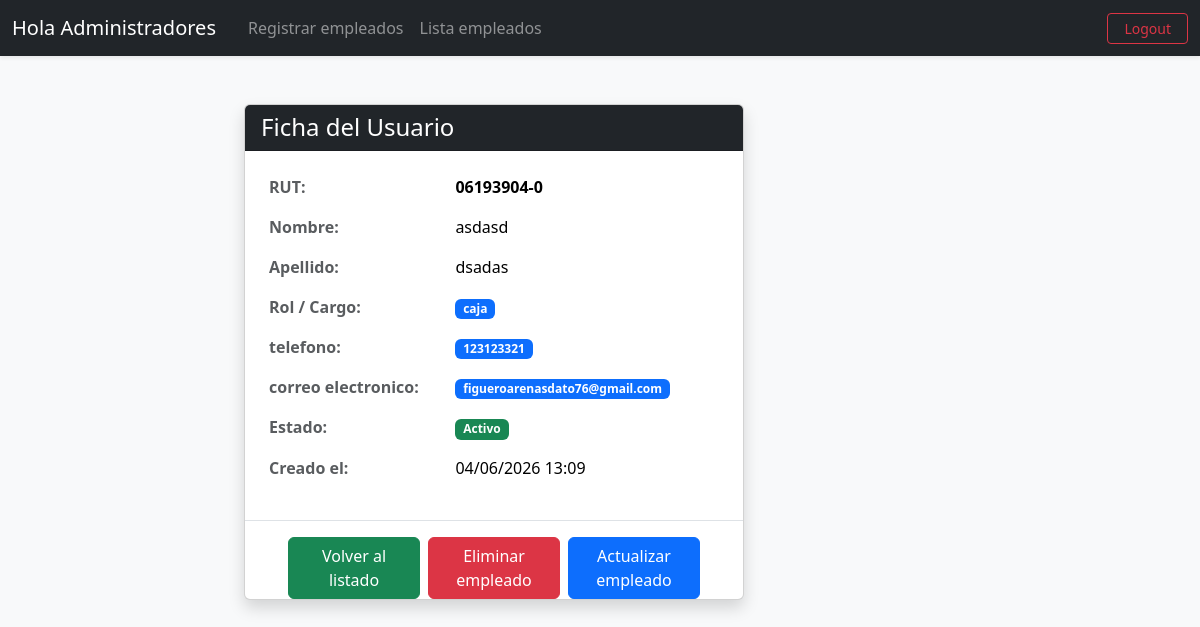
Screenshot of /usuario/14/ (signed in) with the database file from the repository.
### reciclaje/models.py (models this page shows, shortened)
class Usuario(models.Model):
    user = models.OneToOneField(User, on_delete=models.CASCADE)
    rut = models.CharField(max_length=12, unique=True)
    nombre = models.CharField(max_length=100)
    apellido = models.CharField(max_length=100)
    password = models.CharField(max_length=255)
    activo = models.BooleanField(default=True)
    id_rol = models.ForeignKey(
        Rol,
        on_delete=models.PROTECT,
        blank=True,
        null=True,
    )
    telefono = models.CharField(max_length=15, null=True, blank=True, verbose_name="Número Telefónico")
    correo = models.EmailField(max_length=254, null=True, blank=True, verbose_name="Correo Electrónico")
    fecha_creacion = models.DateTimeField(auto_now_add=True)
    def __init__(self, *args, **kwargs):
        super().__init__(*args, **kwargs)

class Rol(models.Model):
    nombre_rol = models.CharField(max_length=50)
    def __str__(self):
        return self.nombre_rol

### reciclaje/views.py (the view)
# urls.py: path('usuario/<int:pk>/', detalle_usuario, name='detalle_empleados'),
@staff_member_required
def detalle_usuario(request, pk):
    usuario = get_object_or_404(Usuario, pk=pk)
    return render(request, 'reciclaje/admin/detalle_empleados.html', {'usuario': usuario})

### reciclaje/templates/reciclaje/admin/detalle_empleados.html
{% extends "reciclaje/vistadm.html" %}
{% block content %}
<div class="container mt-4">
    <div class="card shadow" style="max-width: 500px;">
        <div class="card-header bg-dark text-white">
            <h4 class="mb-0">Ficha del Usuario</h4>
        </div>
        <div class="card-body">
            <table class="table table-borderless">
                <tr>
                    <th scope="row" class="text-muted" style="width: 40%;">RUT:</th>
                    <td><strong>{{ usuario.rut }}</strong></td>
                </tr>
                <tr>
                    <th scope="row" class="text-muted">Nombre:</th>
                    <td>{{ usuario.nombre }}</td>
                </tr>
                <tr>
                    <th scope="row" class="text-muted">Apellido:</th>
                    <td>{{ usuario.apellido }}</td>
                </tr>
                <tr>
                    <th scope="row" class="text-muted">Rol / Cargo:</th>
                    <td><span class="badge bg-primary">{{ usuario.id_rol }}</span></td>
                </tr>
                <tr>
                    <th scope="row" class="text-muted">telefono:</th>
                    <td><span class="badge bg-primary">{{ usuario.telefono }}</span></td>
                </tr>
                <tr>
                    <th scope="row" class="text-muted">correo electronico:</th>
                    <td><span class="badge bg-primary">{{ usuario.correo }}</span></td>
                </tr>
                <tr>
                    <th scope="row" class="text-muted">Estado:</th>
                    <td>
                        {% if usuario.user.is_active %}
                            <span class="badge bg-success">Activo</span>
                        {% else %}
                            <span class="badge bg-danger">Inactivo</span>
                        {% endif %}
                    </td>
                </tr>
                <tr>
                    <th scope="row" class="text-muted">Creado el:</th>
                    <td>{{ usuario.fecha_creacion|date:"d/m/Y H:i" }}</td>
                </tr>
            </table>
        </div>
        <div class="d-flex justify-content-center align-items-center gap-2 pt-3 border-top">
            <a href="{% url 'vistaepds' %}" class="btn btn-success px-3" style="width: 132px;">Volver al listado</a>
            <a href="{% url 'eliminar_empleado' usuario.pk %}" class="btn btn-danger px-3" style="width: 132px; "  >Eliminar empleado</a>
            <a href="{% url 'actualizar_empleado' usuario.pk %}" class="btn btn-primary px-3" style="width: 132px;">Actualizar empleado</a>
        </div>
    </div>
</div>
{% endblock content %}

### rows the page displays
Usuario: rut "06193904-0", nombre "asdasd", apellido "dsadas", id_rol "caja", telefono "123123321", correo "figueroarenasdato76@gmail.com", fecha_creacion "04/06/2026 13:09"
